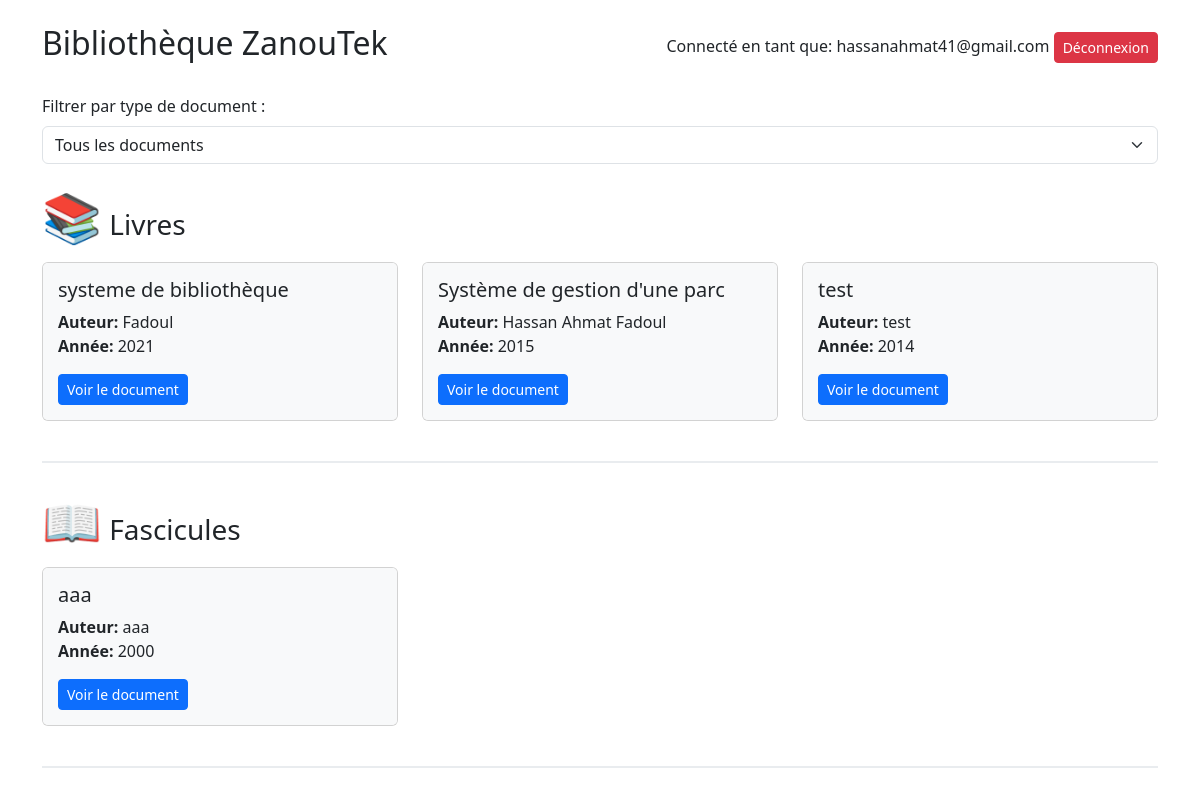
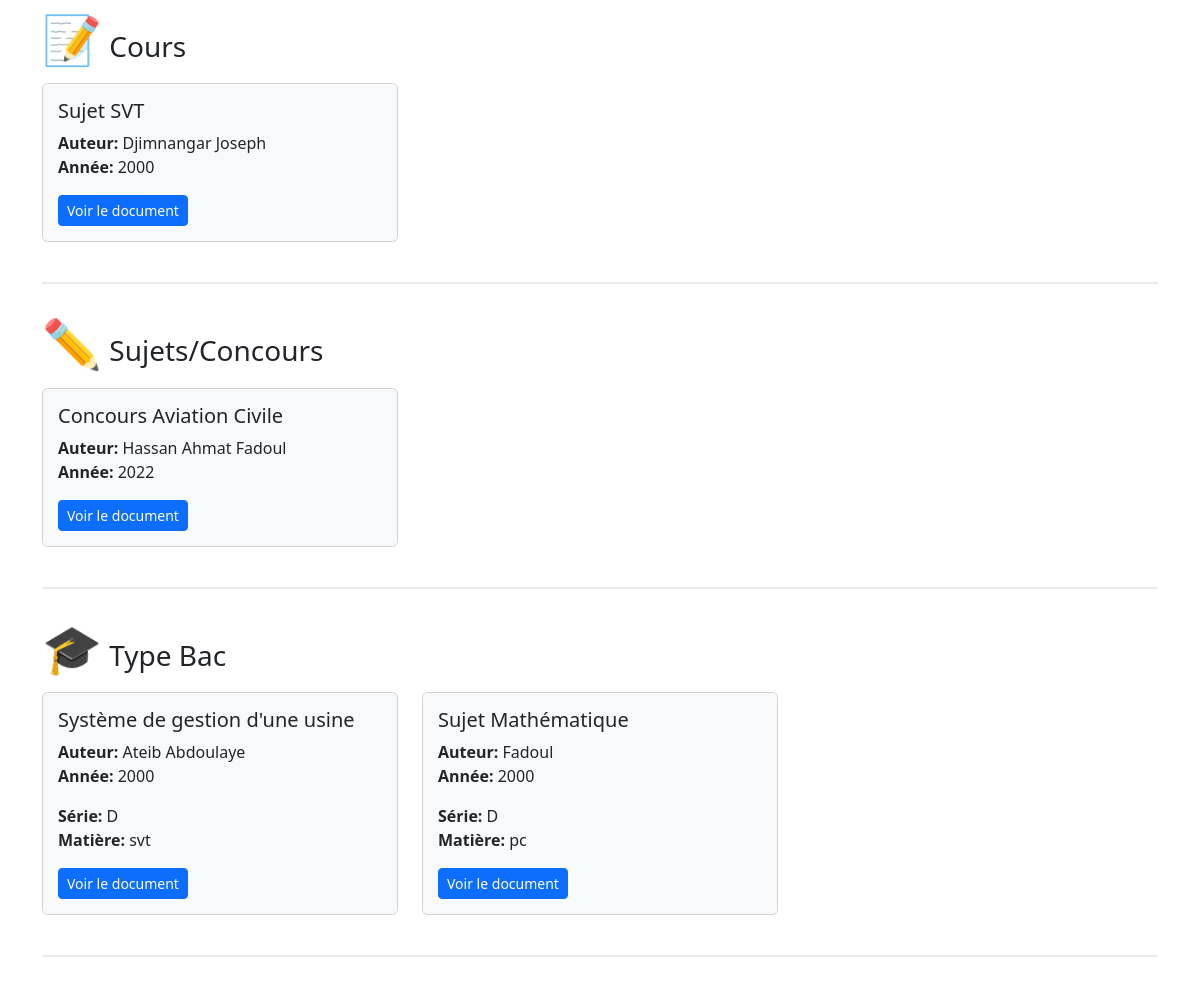
The app's page /acueil_utilisateur.php (signed in) with its own data (2 pictures, top to bottom).
### tables this page shows
CREATE TABLE `documents` (
  `id` int(11) NOT NULL,
  `titre` varchar(255) NOT NULL,
  `auteur` varchar(100) NOT NULL,
  `universite` varchar(100) DEFAULT NULL,
  `annee` int(11) NOT NULL,
  `type_document` enum('livre','type_bac','fascicule','cours','sujet') NOT NULL,
  `serie` enum('A','C','D','G') DEFAULT NULL,
  `niveau` enum('A','F','autre') DEFAULT NULL,
  `matiere` enum('math','pc','svt','arabe') DEFAULT NULL,
  `fichier` varchar(255) NOT NULL,
  `date_creation` timestamp NOT NULL DEFAULT current_timestamp(),
  `statut` enum('en_attente','approuve','rejete') DEFAULT 'en_attente'
);

### acueil_utilisateur.php (the view, shortened to what this page needs)
<?php
include 'bd/config.php';
$types = [
    "livre" => ["titre" => "Livres", "icon" => "📚"],
    "fascicule" => ["titre" => "Fascicules", "icon" => "📖"],
    "cours" => ["titre" => "Cours", "icon" => "📝"],
    "sujet" => ["titre" => "Sujets/Concours", "icon" => "✏️"],
    "type_bac" => ["titre" => "Type Bac", "icon" => "🎓"]
];
$sql = "SELECT * FROM documents ORDER BY type_document, annee DESC";
$stmt = $pdo->query($sql);
$documents = $stmt->fetchAll(PDO::FETCH_ASSOC);
$groupedDocuments = [];
foreach ($documents as $doc) {
    $type = $doc['type_document'];
    $groupedDocuments[$type][] = $doc;
}
?>
<!DOCTYPE html>
<html lang="fr">
<head>
    <link rel="stylesheet" href="https://cdn.jsdelivr.net/npm/bootstrap@5.3.3/dist/css/bootstrap.min.css">
</head>
<body>
    <div class="container">
        <div class="d-flex justify-content-between align-items-center my-4">
            <h2>Bibliothèque ZanouTek</h2>
            <div>
                <span>Connecté en tant que: <?= htmlspecialchars($_SESSION['user_email']) ?></span>
                <a href="deconnexion.php" class="btn btn-danger btn-sm ml-2">Déconnexion</a>
            </div>
        </div>
        <div class="mb-4">
            <label for="typeFilter" class="form-label">Filtrer par type de document :</label>
            <select id="typeFilter" class="form-select">
                <option value="">Tous les documents</option>
            </select>
        </div>
        <?php foreach ($types as $typeKey => $typeInfo) : ?>
            <?php if (!empty($groupedDocuments[$typeKey])) : ?>
                <div class="document-type-section" data-type="<?= $typeKey ?>">
                    <h3 class="mb-3">
                        <span class="document-icon"><?= $typeInfo['icon'] ?></span>
                        <?= $typeInfo['titre'] ?>
                    </h3>
                    <div class="row">
                        <?php foreach ($groupedDocuments[$typeKey] as $doc) : ?>
                            <div class="col-md-4">
                                <div class="card document-card">
                                    <div class="document-details">
                                        <h5><?= $doc['titre'] ?></h5>
                                        <p>
                                            <strong>Auteur:</strong> <?= $doc['auteur'] ?><br>
                                            <strong>Année:</strong> <?= $doc['annee'] ?>
                                        </p>
                                        <?php if ($typeKey === 'type_bac'): ?>
                                            <p>
                                                <strong>Série:</strong> <?= $doc['serie'] ?? 'N/A' ?><br>
                                                <strong>Matière:</strong> <?= $doc['matiere'] ?? 'N/A' ?>
                                            </p>
                                        <?php endif; ?>
                                        <a href="uploads/<?= $doc['fichier'] ?>"
                                           target="_blank" class="btn btn-sm btn-primary">
                                            Voir le document
                                        </a>
                                    </div>
                                </div>
                            </div>
                        <?php endforeach; ?>
                    </div>
                </div>
            <?php endif; ?>
        <?php endforeach; ?>
    </div>
</body>
</html>

### acueil_utilisateur.php (style rules this page uses)
.document-card { transition: transform 0.3s ease, box-shadow 0.3s ease; margin-bottom: 20px; overflow: hidden; }
.document-icon { font-size: 3rem; margin-bottom: 15px; }
.document-details { padding: 15px; background-color: #f8f9fa; }
.document-type-section { margin-bottom: 30px; border-bottom: 2px solid #e9ecef; padding-bottom: 20px; }

### records on screen
documents: titre "systeme de bibliothèque", auteur "Fadoul", annee "2021"
documents: titre "Système de gestion d'une parc", auteur "Hassan Ahmat Fadoul", annee "2015"
documents: titre "test", auteur "test", annee "2014"
documents: titre "aaa", auteur "aaa", annee "2000"
documents: titre "Sujet SVT", auteur "Djimnangar Joseph", annee "2000"
documents: titre "Concours Aviation Civile", auteur "Hassan Ahmat Fadoul", annee "2022"
documents: titre "Système de gestion d'une usine", auteur "Ateib Abdoulaye", annee "2000", serie "D", matiere "svt"
documents: titre "Sujet Mathématique", auteur "Fadoul", annee "2000", serie "D", matiere "pc"

### other values on screen
$_SESSION['user_email'] "hassanahmat41@gmail.com"
$typeInfo['icon'] "📚"
$typeInfo['titre'] "Livres"
$typeInfo['icon'] "📖"
$typeInfo['titre'] "Fascicules"
$typeInfo['icon'] "📝"
$typeInfo['titre'] "Cours"
$typeInfo['icon'] "✏️"
$typeInfo['titre'] "Sujets/Concours"
$typeInfo['icon'] "🎓"
$typeInfo['titre'] "Type Bac"
